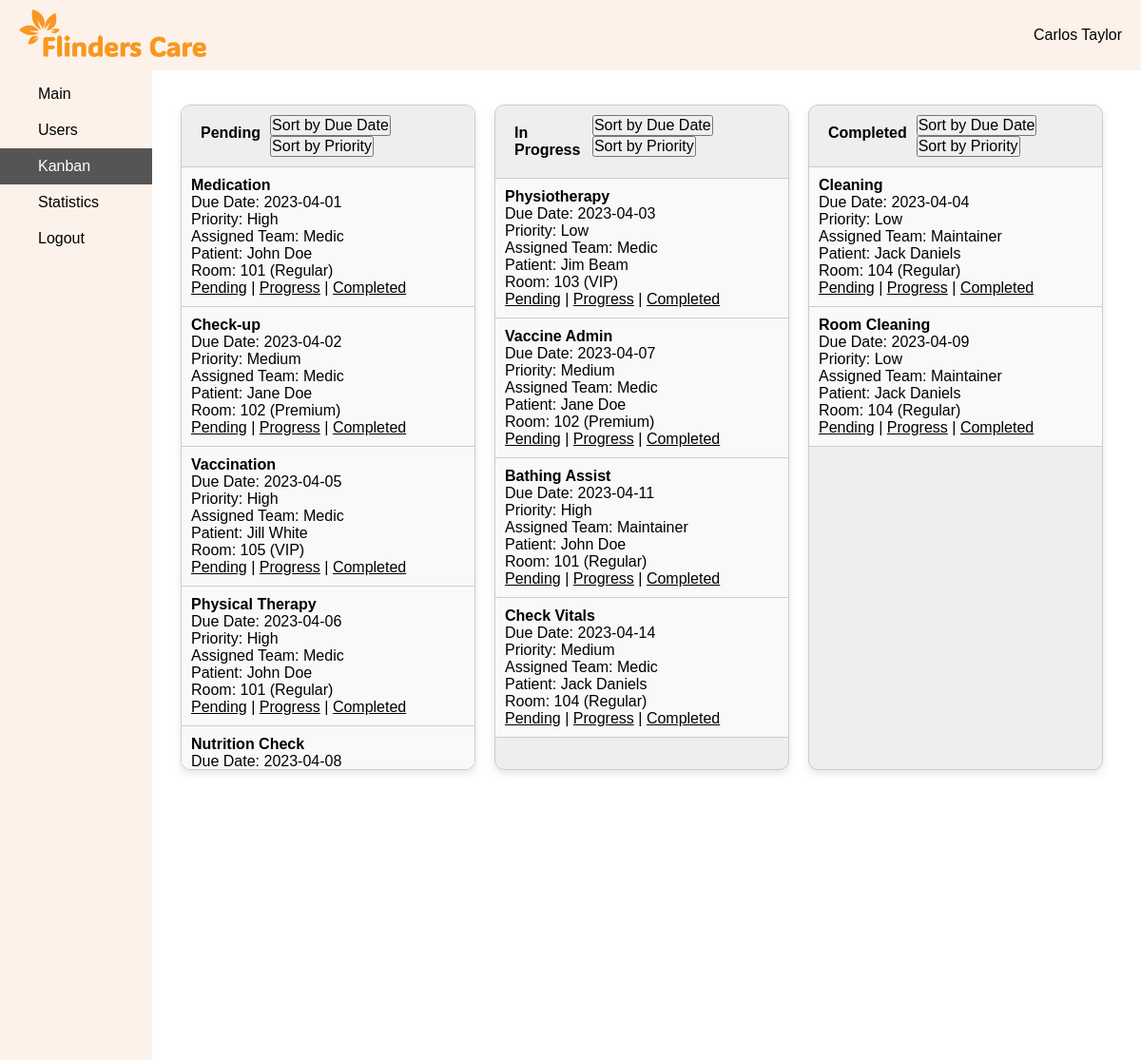
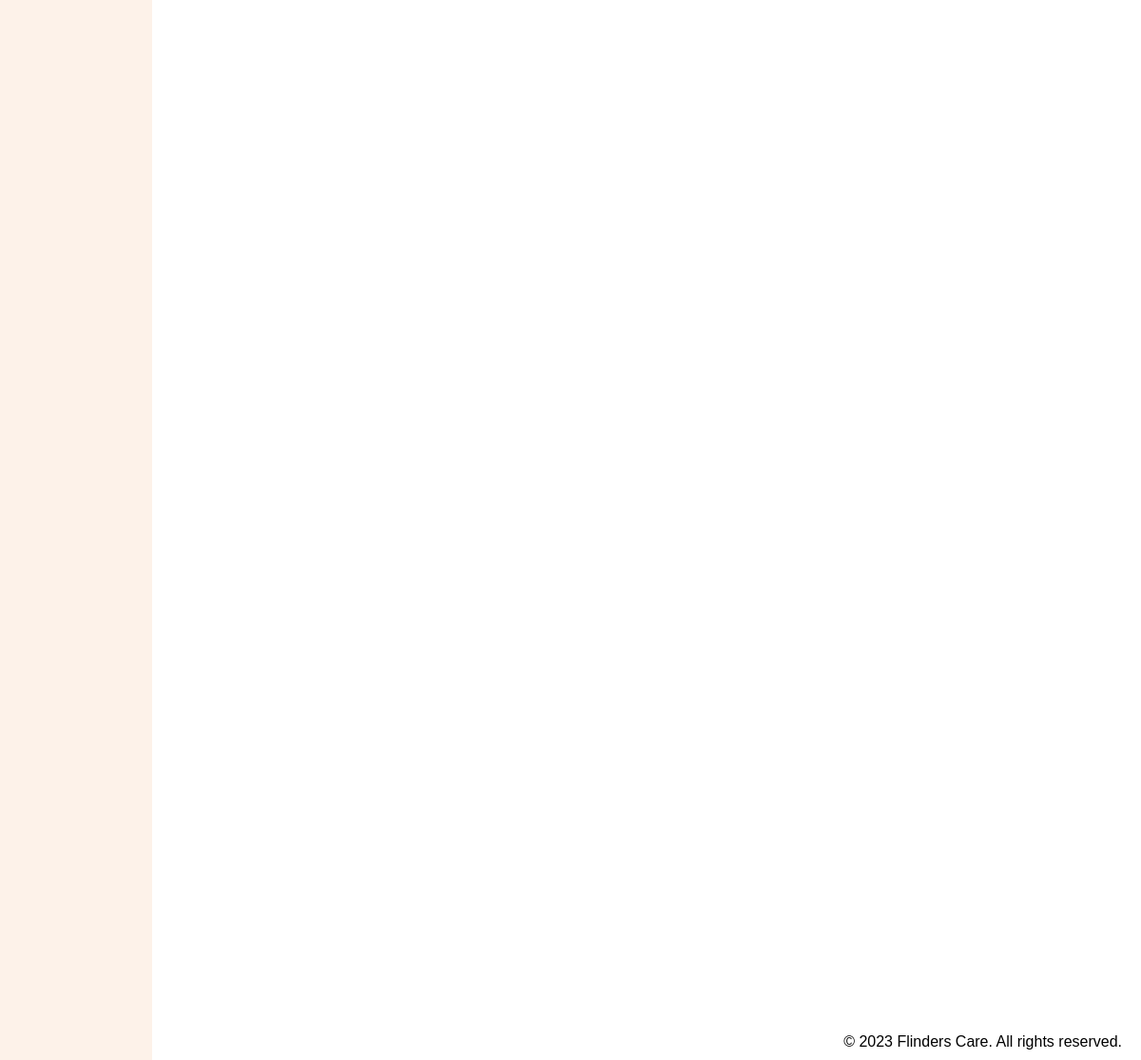
The page /kanban.php (signed in) on the database its author committed (2 pictures, top to bottom).
### tables this page shows
CREATE TABLE Tasks (
                       taskID INT NOT NULL AUTO_INCREMENT PRIMARY KEY,
                       taskName VARCHAR(100),
                       taskDescription TEXT,
                       assigneeTeamID INT,
                       patientID INT,
                       createdAt TIMESTAMP DEFAULT CURRENT_TIMESTAMP,
                       deadline DATE,
                       status ENUM('Pending', 'In Progress', 'Completed'),
                       priority ENUM('High', 'Medium', 'Low'),
                       FOREIGN KEY (assigneeTeamID) REFERENCES Teams(teamID),
                       FOREIGN KEY (patientID) REFERENCES Patients(patientID)
) AUTO_INCREMENT = 1;

CREATE TABLE Teams (
                       teamID int NOT NULL AUTO_INCREMENT PRIMARY KEY,
                       teamName VARCHAR(50) UNIQUE,
                       description TEXT
) AUTO_INCREMENT = 1;

CREATE TABLE Patients (
                          patientID INT NOT NULL AUTO_INCREMENT PRIMARY KEY,
                          firstName VARCHAR(50),
                          lastName VARCHAR(50),
                          gender ENUM('Male', 'Female', 'Other'),
                          DOB DATE,
                          admitDate DATE,
                          dischargeDate DATE,
                          roomID INT,
                          patientDetails TEXT,
                          notes TEXT,
                          FOREIGN KEY (roomID) REFERENCES Rooms(roomID)
) AUTO_INCREMENT = 1;

CREATE TABLE Rooms (
                       roomID int NOT NULL AUTO_INCREMENT PRIMARY KEY,
                       roomNumber VARCHAR(50) UNIQUE,
                       roomType ENUM('Regular', 'Premium', 'VIP')
) AUTO_INCREMENT = 1;

### kanban.php (the view, shortened to what this page needs)
<?php
require_once "includes/dbConnect.php";
function fetchTasksByStatus($status) {
    global $conn;
    $tasks = [];
    $sql = "SELECT Tasks.*, Teams.teamName, Patients.firstName as patientFirstName, Patients.lastName as patientLastName, Rooms.roomNumber, Rooms.roomType
            FROM Tasks
            LEFT JOIN Teams ON Tasks.assigneeTeamID = Teams.teamID
            LEFT JOIN Patients ON Tasks.patientID = Patients.patientID
            LEFT JOIN Rooms ON Patients.roomID = Rooms.roomID
            WHERE Tasks.status=?
            ORDER BY Tasks.deadline;";
    $stmt = mysqli_prepare($conn, $sql);
    mysqli_stmt_bind_param($stmt, "s", $status);
    if (mysqli_stmt_execute($stmt)) {
        $result = mysqli_stmt_get_result($stmt);
        while ($row = mysqli_fetch_assoc($result)) {
            $tasks[] = $row;
        }
    } else {
        echo "Error: " . mysqli_error($conn);
    }
    return $tasks;
}
?>
<!DOCTYPE html>
<html lang="en">
<head>
    <link rel="stylesheet" href="styles/menu.css"/>
    <link rel="stylesheet" href="styles/kanban.css"/>
</head>
<body>
<?php require_once "includes/menu.php"; ?>
<main>
    <div class="flex-content">
        <div class="task-board">
            <?php
            $statuses = ["Pending" => "toDo", "In Progress" => "doing", "Completed" => "completed"];
            foreach ($statuses as $status => $columnId) {
                $tasks = fetchTasksByStatus($status);
                ?>
                <div id="<?php echo $columnId; ?>" class="task-column">
                    <div class="filter <?php echo ($status == "Pending" ? "info" : ($status == "In Progress" ? "warning" : "success")); ?>">
                        <h3><?php echo $status; ?></h3>
                        <div>
                            <button onclick="sortListByDate('<?php echo $columnId; ?>')">Sort by Due Date</button>
                            <button onclick="sortListByPriority('<?php echo $columnId; ?>')">Sort by Priority</button>
                        </div>
                    </div>
                    <?php
                    foreach ($tasks as $task) {
                        echo "<div class='task' data-due-date='" . htmlspecialchars($task["deadline"]) . "' data-priority='" . htmlspecialchars($task["priority"]) . "'>";
                        echo "<strong>" . htmlspecialchars($task["taskName"]) . "</strong><br>";
                        echo "Due Date: " . htmlspecialchars($task["deadline"]) . "<br>";
                        echo "Priority: " . htmlspecialchars($task["priority"]) . "<br>";
                        echo "Assigned Team: " . htmlspecialchars($task["teamName"]) . "<br>";
                        if (!empty($task["patientFirstName"]) && !empty($task["patientLastName"])) {
                            echo "Patient: " . htmlspecialchars($task["patientFirstName"]) . " " . htmlspecialchars($task["patientLastName"]) . "<br>";
                            if (!empty($task["roomNumber"]) && !empty($task["roomType"])) {
                                echo "Room: " . htmlspecialchars($task["roomNumber"]) . " (" . htmlspecialchars($task["roomType"]) . ")<br>";
                            }
                        }
                        echo '<a href="actions/pendingTask.php?taskID=' . $task['taskID'] . '">Pending</a>' . " | ";
                        echo '<a href="actions/progressTask.php?taskID=' . $task['taskID'] . '">Progress</a>' . " | ";
                        echo '<a href="actions/completeTask.php?taskID=' . $task['taskID'] . '">Completed</a>';
                        echo "</div>";
                    }
                    ?>
                </div>
            <?php } ?>
        </div>
    </div>
</main>
</body>
</html>

### styles/menu.css (style rules this page uses)
* { margin: 0; padding: 0; box-sizing: border-box; font-family: Arial, Helvetica, sans-serif; font-size: 16px; color: black; }
main { padding: 100px 30px 30px 180px; }

### styles/kanban.css (style rules this page uses)
.task-board { display: flex; overflow-x: scroll; width: 100%; }
.task-column { flex: 1; border: 1px solid #ccc; min-width: 300px; height: 700px; overflow-y: auto; margin: 10px; border-radius: 10px; box-shadow: 0 4px 8px rgba(0, 0, 0, 0.1); background: #eee; }
.filter, h3 { padding: 10px; }
.filter { display: flex; justify-content: space-between; background-color: #eee; border-bottom: 1px solid #ccc; border-top-left-radius: 10px; border-top-right-radius: 10px; position: sticky; top: 0; z-index: 1; }
.task { padding: 10px; border-bottom: 1px solid #ccc; background-color: #f9f9f9; }

### rows shown on the page
tasks: taskName "Medication", deadline "2023-04-01", priority "High", assigneeTeamID.teamName "Medic", patientID.firstName "John", patientID.lastName "Doe", rooms.roomNumber "101", rooms.roomType "Regular"
tasks: taskName "Check-up", deadline "2023-04-02", priority "Medium", assigneeTeamID.teamName "Medic", patientID.firstName "Jane", patientID.lastName "Doe", rooms.roomNumber "102", rooms.roomType "Premium"
tasks: taskName "Vaccination", deadline "2023-04-05", priority "High", assigneeTeamID.teamName "Medic", patientID.firstName "Jill", patientID.lastName "White", rooms.roomNumber "105", rooms.roomType "VIP"
tasks: taskName "Physical Therapy", deadline "2023-04-06", priority "High", assigneeTeamID.teamName "Medic", patientID.firstName "John", patientID.lastName "Doe", rooms.roomNumber "101", rooms.roomType "Regular"
tasks: taskName "Nutrition Check", deadline "2023-04-08"
tasks: taskName "Physiotherapy", deadline "2023-04-03", priority "Low", assigneeTeamID.teamName "Medic", patientID.firstName "Jim", patientID.lastName "Beam", rooms.roomNumber "103", rooms.roomType "VIP"
tasks: taskName "Vaccine Admin", deadline "2023-04-07", priority "Medium", assigneeTeamID.teamName "Medic", patientID.firstName "Jane", patientID.lastName "Doe", rooms.roomNumber "102", rooms.roomType "Premium"
tasks: taskName "Bathing Assist", deadline "2023-04-11", priority "High", assigneeTeamID.teamName "Maintainer", patientID.firstName "John", patientID.lastName "Doe", rooms.roomNumber "101", rooms.roomType "Regular"
tasks: taskName "Check Vitals", deadline "2023-04-14", priority "Medium", assigneeTeamID.teamName "Medic", patientID.firstName "Jack", patientID.lastName "Daniels", rooms.roomNumber "104", rooms.roomType "Regular"
tasks: taskName "Cleaning", deadline "2023-04-04", priority "Low", assigneeTeamID.teamName "Maintainer", patientID.firstName "Jack", patientID.lastName "Daniels", rooms.roomNumber "104", rooms.roomType "Regular"
tasks: taskName "Room Cleaning", deadline "2023-04-09", priority "Low", assigneeTeamID.teamName "Maintainer", patientID.firstName "Jack", patientID.lastName "Daniels", rooms.roomNumber "104", rooms.roomType "Regular"

### other values the page prints
$username "Carlos Taylor"
$status "Pending"
$status "In Progress"
$status "Completed"
